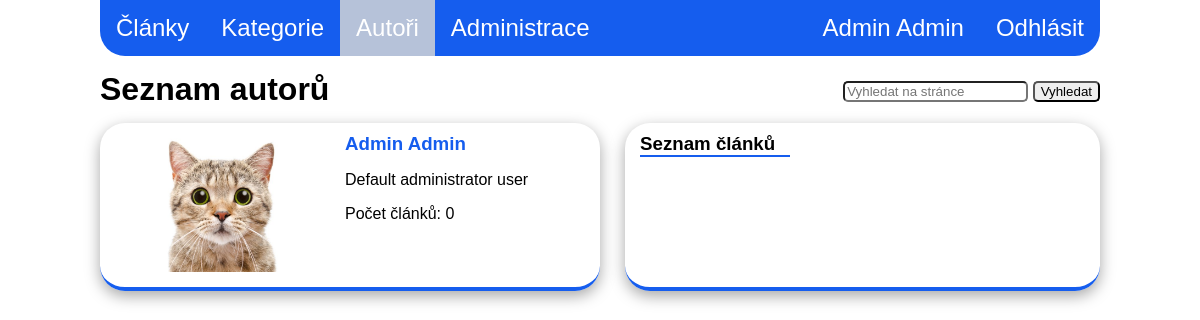
Page /authors.php (signed in) on the committed database.
### tables this page shows
CREATE TABLE users(
    id INT(6) UNSIGNED AUTO_INCREMENT PRIMARY KEY,
    name VARCHAR(50) NOT NULL,
    surname VARCHAR(50) NOT NULL,
	username VARCHAR(100),
    email VARCHAR(100),
    password varchar(200),
    id_role INT(6) UNSIGNED,
    id_image INT(6) UNSIGNED,
    description VARCHAR(500),
    CONSTRAINT fk_id_role FOREIGN KEY (id_role)
    REFERENCES roles(id),
    CONSTRAINT fk_id_image FOREIGN KEY (id_image)
    REFERENCES images(id)
)
DEFAULT;

CREATE TABLE images(
    id INT(6) UNSIGNED AUTO_INCREMENT PRIMARY KEY,
    name varchar(50),
    description varchar(20),
    path varchar(200)
)
DEFAULT;

### Model/Database.php (called while the page is built, shortened)
<?php
class Database
{
    protected $conn;
    public function __construct()
    {
        $this->conn = new PDO(
            'mysql:host=' . self::HOST . ';dbname=' . self::DBNAME,
            self::USER,
            self::PASSWORD, [
            PDO::ATTR_ERRMODE => PDO::ERRMODE_EXCEPTION,
        ]);
        $this->conn->query('SET NAMES utf8');
    }
    public function select($sql)
    {
        $stmt = $this->execute($sql);
        return $stmt->fetchAll();
    }
    public function selectWithParams($sql, $params = []){
        $stmt = $this->execute($sql, $params);
        return $stmt->fetchAll();
    }
    protected function execute($sql, $params = [])
    {
        $stmt = $this->conn->prepare($sql);
        $stmt->execute($params);
        return $stmt;
    }
}

### Model/UserRepo.php (called while the page is built, shortened)
<?php
class UserRepo
{
    protected $db;
    public function __construct(Database $db)
    {
        $this->db = $db;
    }
    public function getAuthors(){
        $sql = 'SELECT u.id as id, u.name as name, u.surname as surname,
                u.username as username, u.email as email, u.id_role as id_role,
                r.name as role_description, u.description as description, i.path as path
                FROM users u INNER JOIN
                roles r on r.id = u.id_role
                INNER JOIN images i on i.id = u.id_image';
        return $this->db->select($sql);
    }
}

### Model/ArticleRepo.php (called while the page is built, shortened)
<?php
class ArticleRepo
{
    protected $db;
    public function __construct(Database $db)
    {
        $this->db = $db;
    }
    public function getArticlesByAuthor($id)
    {
        $sql = 'SELECT a.*, au.name, au.surname, i.path FROM articles a
                INNER JOIN users au on a.id_author = au.id
                INNER JOIN images i on i.id = a.id_image
                WHERE a.id_author = :id';
        return $this->db->selectWithParams($sql, ['id' => $id]);
    }
}

### authors.php (the view, shortened to what this page needs)
<!doctype html>
<html lang="en">
<head>
    <link rel="stylesheet" href="Style/authors.css">
</head>
<body>
<?php
require_once 'Model/Database.php';
require_once 'Model/UserRepo.php';
require_once 'Model/ArticleRepo.php';
require_once 'nav_bar.php';
$db = new Database();
$repo = new UserRepo($db);
$authors = $repo->getAuthors();
$repo = new ArticleRepo($db);
?>
<div class="header">
    <div class="inner">
        <h1>Seznam autorů</h1>
        <?php require_once 'search_form.php'?>
    </div>
</div>
<div class="authors">
    <?php foreach($authors as $author): ?>
        <?php
            $articles = $repo->getArticlesByAuthor($author['id']);
        ?>
        <div class="author">
            <div class="image">
                <a href="author_category.php?id_author=<?= $author['id'] ?>"><img src="<?= $author['path'] ?>" alt=""></a>
            </div>
            <div class="detail">
                <div class="name">
                    <a href="author_category.php?id_author=<?= $author['id'] ?>"><h3><?= $author['name']. ' '. $author['surname'] ?></h3></a>
                </div>
                <div class="info">
                    <p><?= $author['description'] ?></p>
                    <p>Počet článků: <?= count($articles) ?></p>
                </div>
            </div>
        </div>
        <div class="article_list">
            <h3>Seznam článků</h3>
        </div>
    <?php endforeach; ?>
</div>
</body>
</html>

### Style/authors.css (style rules this page uses)
.authors { display: grid; grid-template-columns: 1fr 1fr; }
.image { padding: 15px; max-width: 200px; max-height: 200px; }
img { width: 100%; height: 100%; max-width: 220px; max-height: 170px; }
.author { display: flex; gap: 15px; border-bottom: solid 4px #155dee; box-shadow: rgba(0, 0, 0, 0.35) 0 5px 15px; margin-bottom: 20px; border-radius: 25px; }
a { text-decoration: none; color: #155dee; }
.detail { display: flex; flex-direction: column; }
.name { width: 100%; }
h3 { margin-left: 0; margin-bottom: 0; margin-top: 10px; }
.article_list { margin-bottom: 20px; margin-left: 25px; border-bottom: solid 4px #155dee; box-shadow: rgba(0, 0, 0, 0.35) 0px 5px 15px; border-radius: 25px; }
.article_list h3 { margin-left: 15px; border-bottom: solid 2px #155dee; max-width: 150px; margin-bottom: 10px; }
h1 { margin-bottom: 5px; margin-top: 15px; }

### Style/nav_bar.css (style rules this page uses)
body { font-family: sans-serif; max-width: 1000px; margin: 0 auto; padding-left: 20px; padding-right: 20px; }
a { margin: 0; }

### search_form.php (style rules this page uses)
.inner { display: flex; justify-content: space-between; margin-bottom: 10px; }

### rows in the picture
users: id_image.path (picture), name "Admin", surname "Admin", description "Default administrator user", count($articles) "0"

### other values in the picture
$tabs[$i] "Články"
$tabs[$i] "Kategorie"
$tabs[$i] "Autoři"
$_SESSION['name'] "Admin"
$_SESSION['surname'] "Admin"
